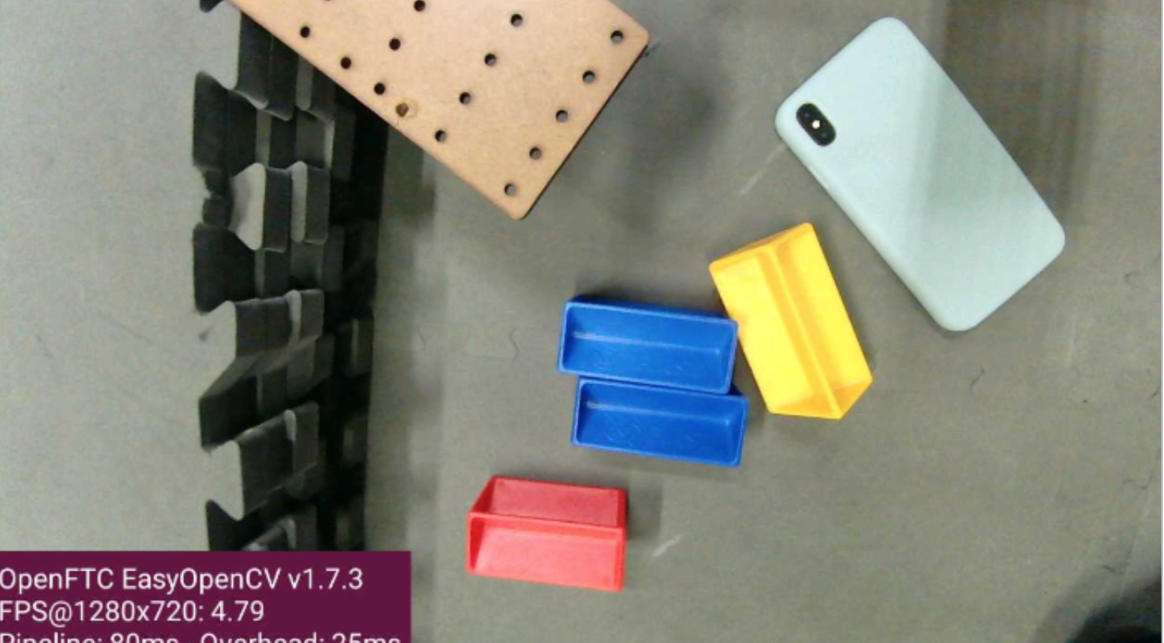
#> input picture pics/1.png, 2328 x 1285 px (shown at 1/2 size)
$ python main.py
#> lines starting #> are read from the running program, lines starting #| are printed output that depends on the picture; after the words box and inside, x2 and y2 are one past the last pixel; in counts of white or black regions, pixels touching at a corner belong together; long printed decimals are rounded
import cv2 as cv
import numpy as np

img = cv.imread('pics/1.png')
#> img is the input picture: shape (1285, 2328, 3); mean B, G, R 121.4, 132, 133.8

hsv = cv.cvtColor(img, cv.COLOR_BGR2HSV)
#> hsv: shape (1285, 2328, 3); mean H, S, V 51.1, 56.2, 144.1

mask = cv.inRange(hsv, (80, 100, 50), (140, 255, 255))
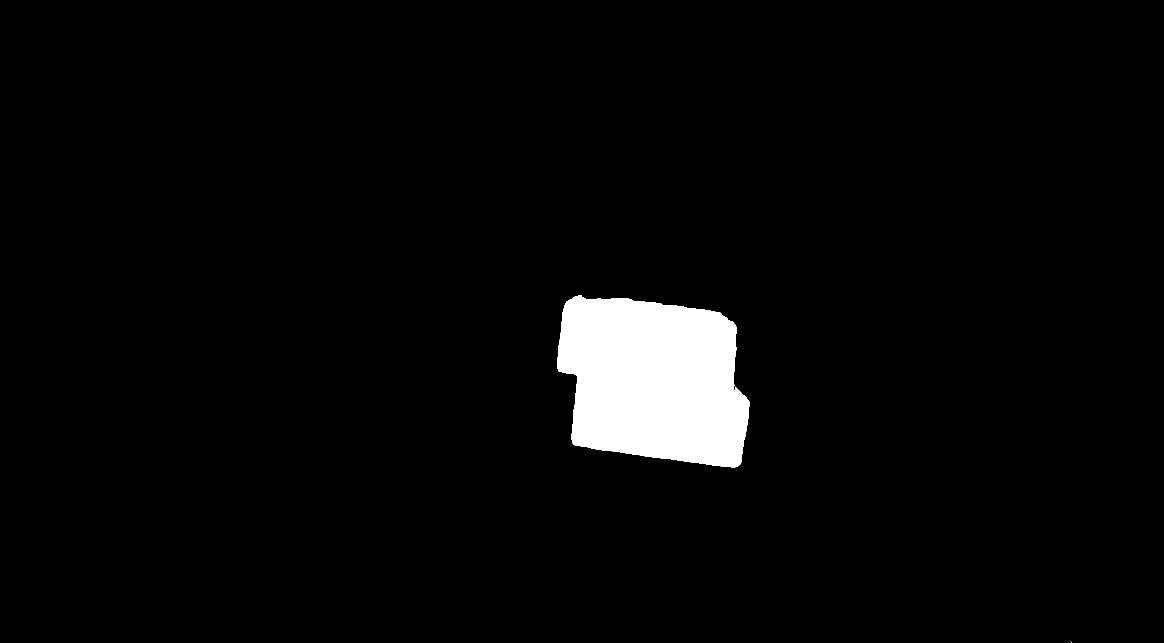
#> mask: shape (1285, 2328) (shown at 1/2 size); 3.5% white; 3 white regions (2 under 20 px), largest, box (x1, y1, x2, y2) and area: (1115, 590, 1500, 935) 105561

imask = mask > 0
blue = np.zeros_like(img, np.uint8)
blue[imask] = img[imask]
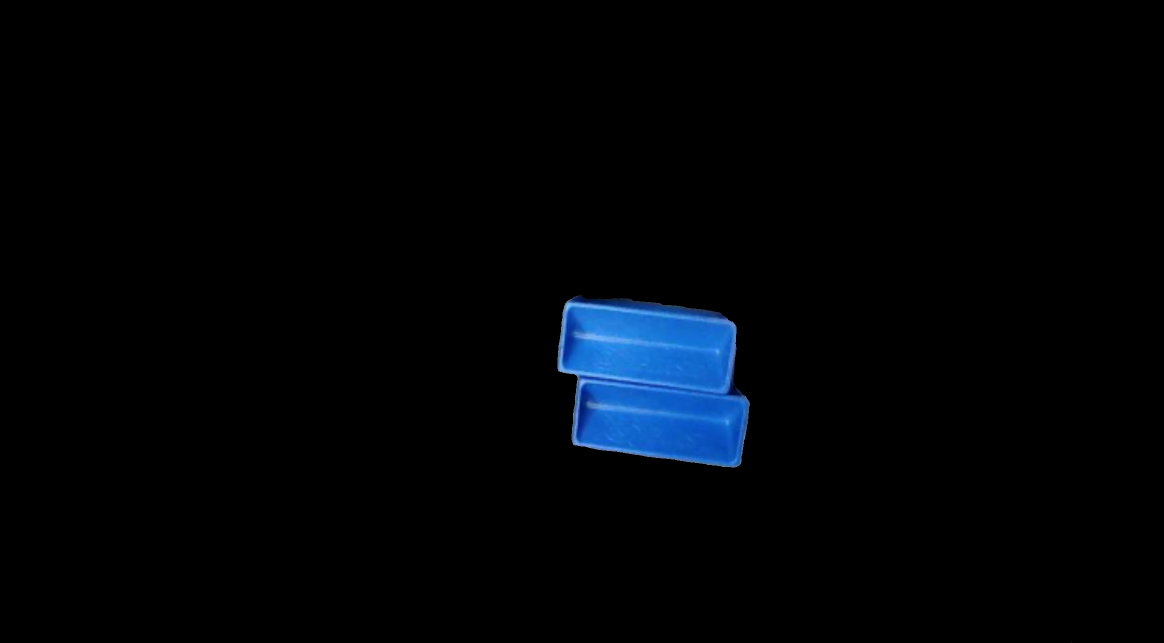
#> blue: shape (1285, 2328, 3) (shown at 1/2 size); mean B, G, R 7.1, 3.8, 1.1

blur = cv.GaussianBlur(blue, (15,15), 0)

edges = cv.Canny(blur, 20, 30)
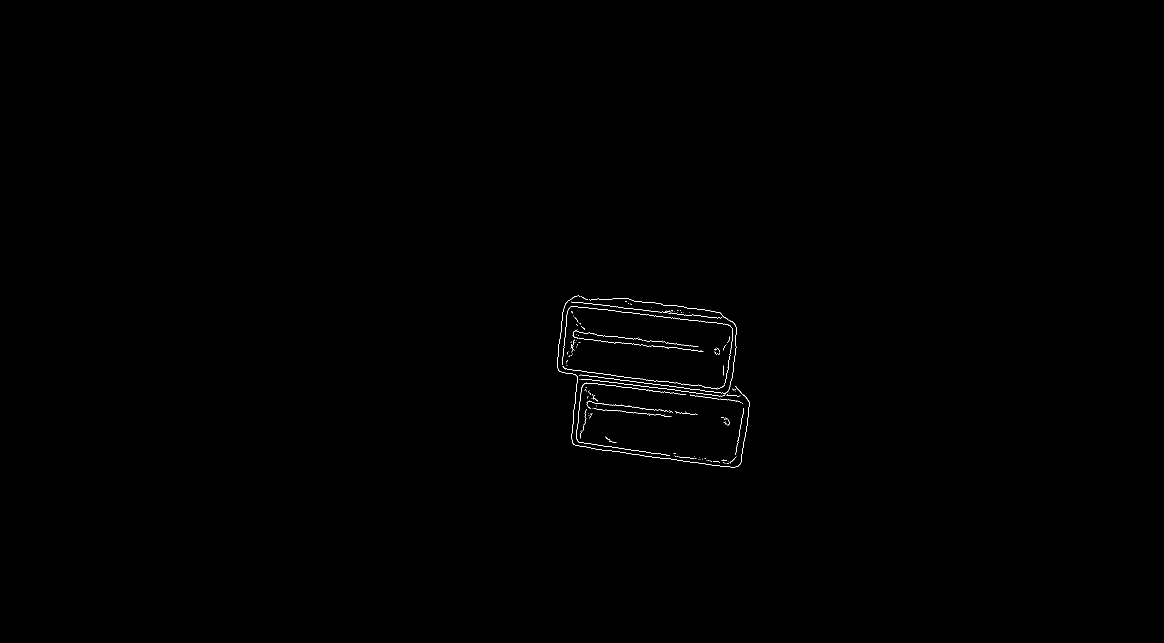
#> edges: shape (1285, 2328) (shown at 1/2 size); 0.18% white in thin lines or dots, all inside (x1, y1, x2, y2) = (1115, 591, 1499, 935)
# cv.imshow('canny', edges)

kernel = cv.getStructuringElement(cv.MORPH_RECT, (3,3))
edges = cv.morphologyEx(edges, cv.MORPH_CLOSE, kernel)

contours, _ = cv.findContours(edges, cv.RETR_EXTERNAL, cv.CHAIN_APPROX_SIMPLE)
#> contours = 44 contours, 34 with area under 20; largest, box (x1, y1, x2, y2) and area: (1124, 612, 1466, 779) 42430, (1115, 591, 1499, 935) 128, (1142, 603, 1444, 637) 111, (1172, 801, 1346, 826) 68, (1152, 765, 1372, 912) 60
# print(len(contours))

img_countours = cv.drawContours(blue, contours, -1,(0,255,0),2)
# cv.imshow('countours', img_countours)
for cnt in contours:
    area = cv.contourArea(cnt)
    if area > 2000:
        rect = cv.minAreaRect(cnt)
        box = cv.boxPoints(rect)
        box = np.intp(box)
        M = np.mean(cnt.reshape(-1,2), axis=0)
        cx, cy = int(M[0]), int(M[1])
        cv.circle(img, (cx,cy), 5, (0,0,255), -1)
        cv.drawContours(img, [box], 0, (0,255,0), thickness=2)
        angle = rect[2]
        print('angle' + str(angle))
#> this loop made 44 passes
#> (area, rect, box, M, cx, cy, angle) on pass 39: (42430.5, ((1293.9, 693.7), (131.9, 335.5), -82.72), [[1451, 780], [1119, 737], [1135, 607], [1468, 649]], [1316.7, 704.3], 1316, 704, -82.72)
#> area on passes 15, 19, 20, 25, 27, 29: 30, 21, 25.5, 68, 26, 24
#| angle-82.725
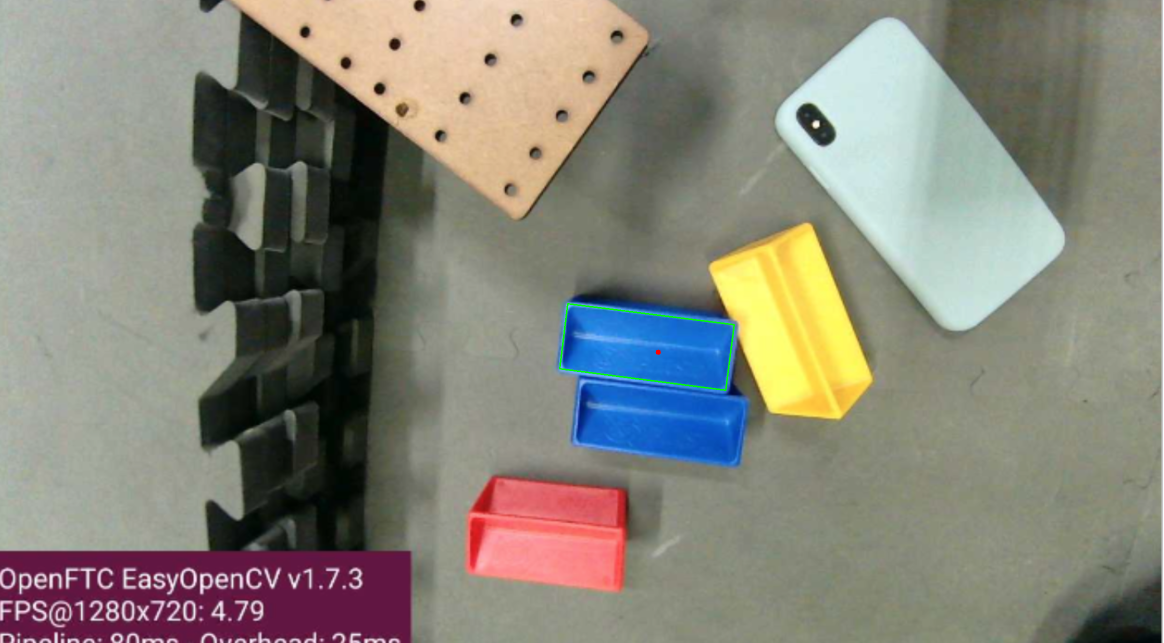
#> img: shape (1285, 2328, 3) (shown at 1/2 size); 0.09% of pixels changed, all inside (x1, y1, x2, y2) = (1118, 606, 1470, 782)

cv.imshow('top', img)

# dilate = cv.dilate(canny, (1, 1))
# cv.imshow('dilate', dilate)

cv.waitKey(0)

cv.destroyAllWindows()

$ run again, with pics/2.png copied over pics/1.png
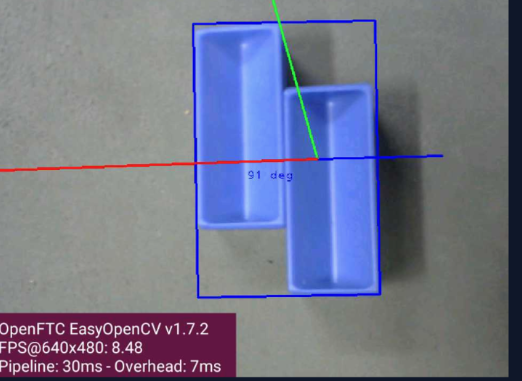
#> input picture pics/2.png, 522 x 381 px
#> img is the input picture: shape (381, 522, 3); mean B, G, R 139.7, 118, 115.1
#> hsv: shape (381, 522, 3); mean H, S, V 78, 58, 145.7
#> `mask = cv.inRange(hsv, (80, 100, 50), (140, 255, 255))`:
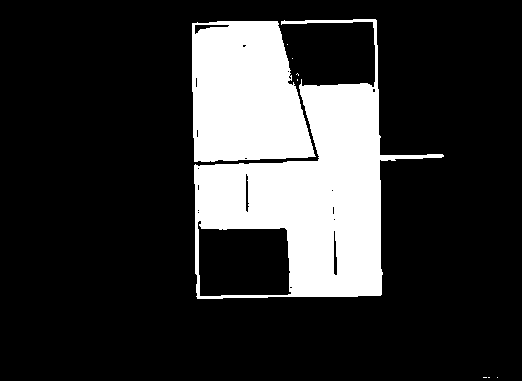
#> mask: shape (381, 522); 19.8% white; 9 white regions (7 under 20 px), largest, box (x1, y1, x2, y2) and area: (194, 19, 444, 299) 25159, (192, 21, 316, 162) 14227
#> contours = 29 contours, 25 with area under 20; largest, box (x1, y1, x2, y2) and area: (190, 17, 444, 301) 15208, (244, 170, 262, 212) 190, (203, 171, 259, 223) 26, (270, 167, 292, 221) 24
#> the loop `for cnt in contours:` made 29 passes
#> (area, rect, box, M, cx, cy, angle) on pass 29: (15207.5, ((317.3, 157.9), (251.5, 280.1), -1.22), [[194, 300], [188, 20], [440, 15], [446, 295]], [306.9, 152.1], 306, 152, -1.22)
#> (printed output is left out)
#> after the loop `for cnt in contours:`:
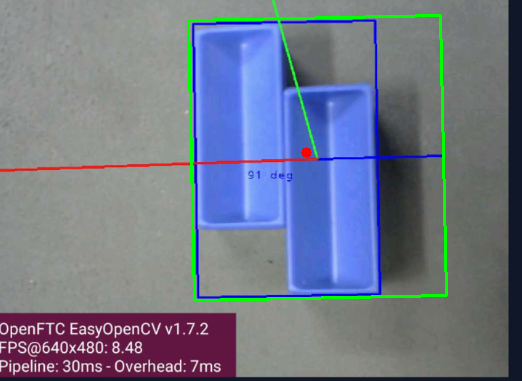
#> img: shape (381, 522, 3); 1.64% of pixels changed, all inside (x1, y1, x2, y2) = (187, 14, 448, 302)

$ run again, with pics/3.jpg saved as pics/1.png
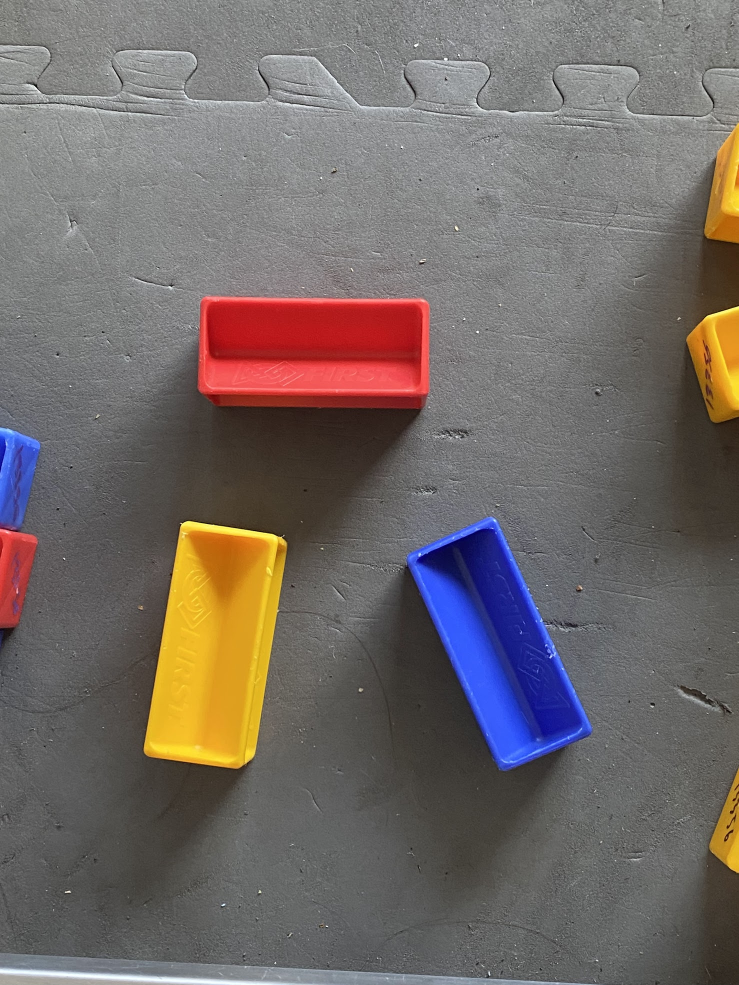
#> input picture pics/3.jpg, 1478 x 1970 px (shown at 1/2 size)
#> img is the input picture: shape (1970, 1478, 3); mean B, G, R 103.2, 106, 114.3
#> hsv: shape (1970, 1478, 3); mean H, S, V 52.2, 38.2, 120.7
#> `mask = cv.inRange(hsv, (80, 100, 50), (140, 255, 255))`:
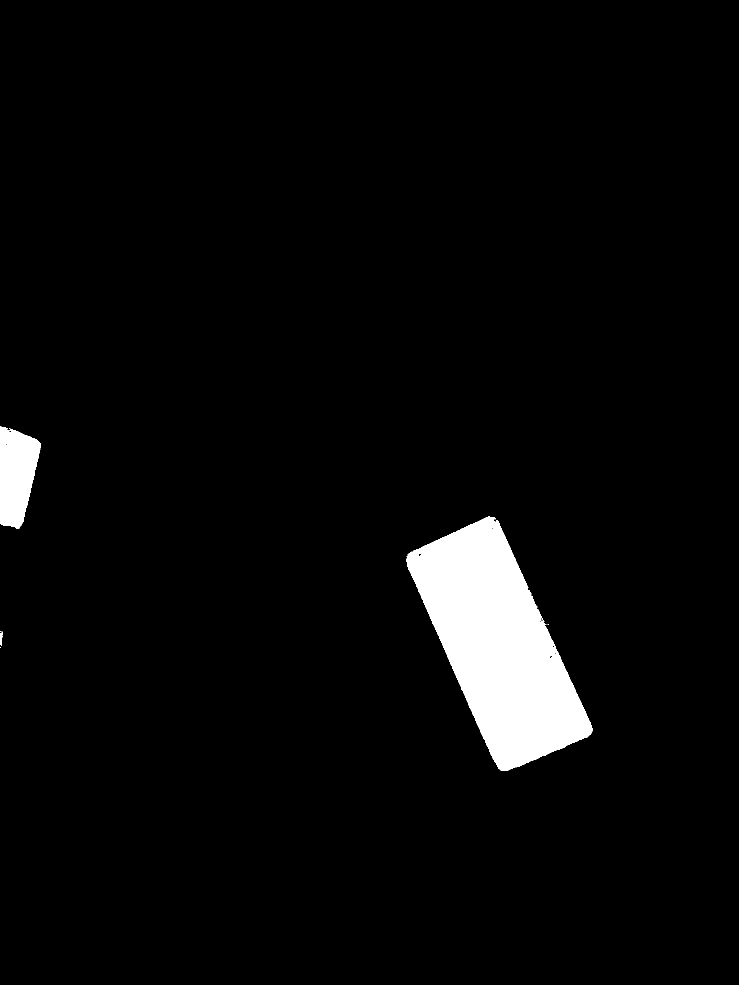
#> mask: shape (1970, 1478) (shown at 1/2 size); 3.8% white; 8 white regions (5 under 20 px), largest, box (x1, y1, x2, y2) and area: (813, 1033, 1185, 1542) 98022, (0, 853, 82, 1058) 12218, (0, 1265, 6, 1292) 100
#> contours = 28 contours, 22 with area under 20; largest, box (x1, y1, x2, y2) and area: (813, 1033, 1185, 1542) 96712, (2, 871, 48, 1026) 101, (41, 876, 68, 896) 48, (0, 868, 15, 942) 34, (21, 914, 38, 1043) 29, (0, 859, 81, 1058) 26
#> the loop `for cnt in contours:` made 28 passes
#> (area, rect, box, M, cx, cy, angle) on pass 6: (96712, ((995.7, 1289.1), (206.4, 482.8), -24.57), [[1002, 1551], [801, 1112], [989, 1026], [1189, 1465]], [996.4, 1288.5], 996, 1288, -24.57)
#> (printed output is left out)
#> after the loop `for cnt in contours:`:
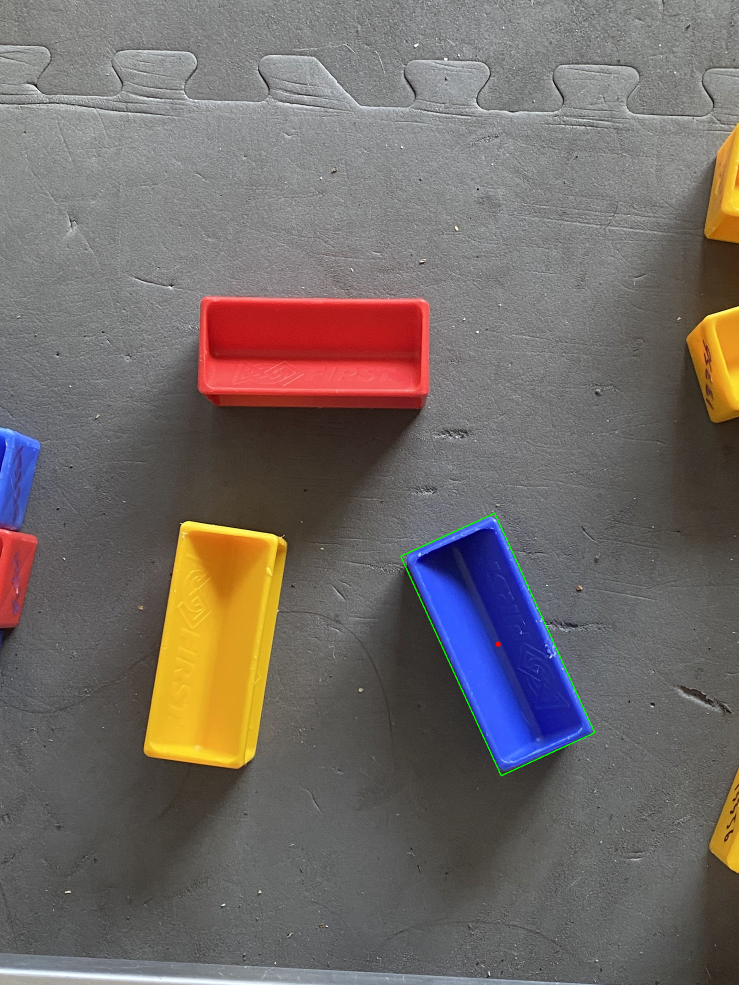
#> img: shape (1970, 1478, 3) (shown at 1/2 size); 0.12% of pixels changed, all inside (x1, y1, x2, y2) = (800, 1025, 1191, 1553)
